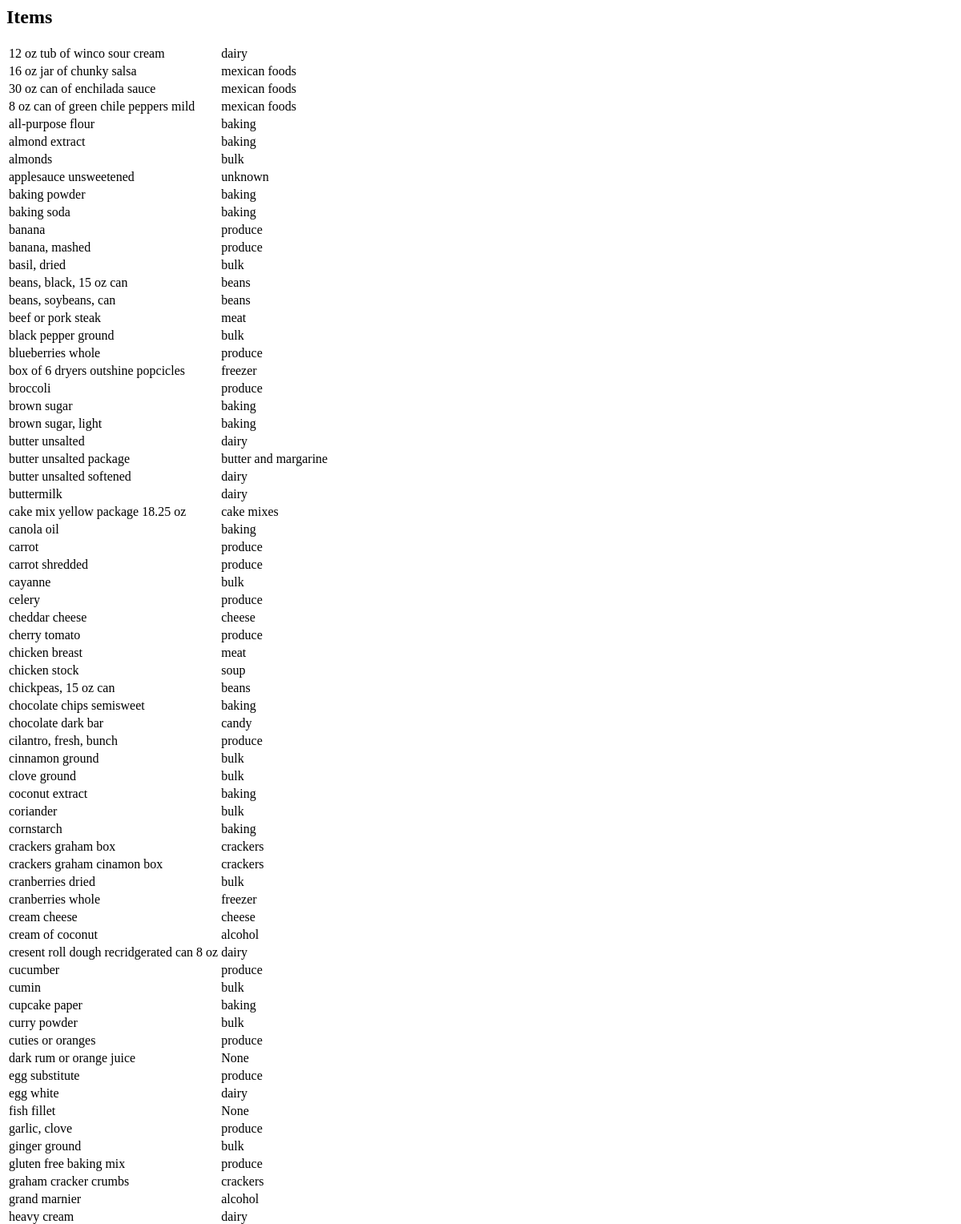
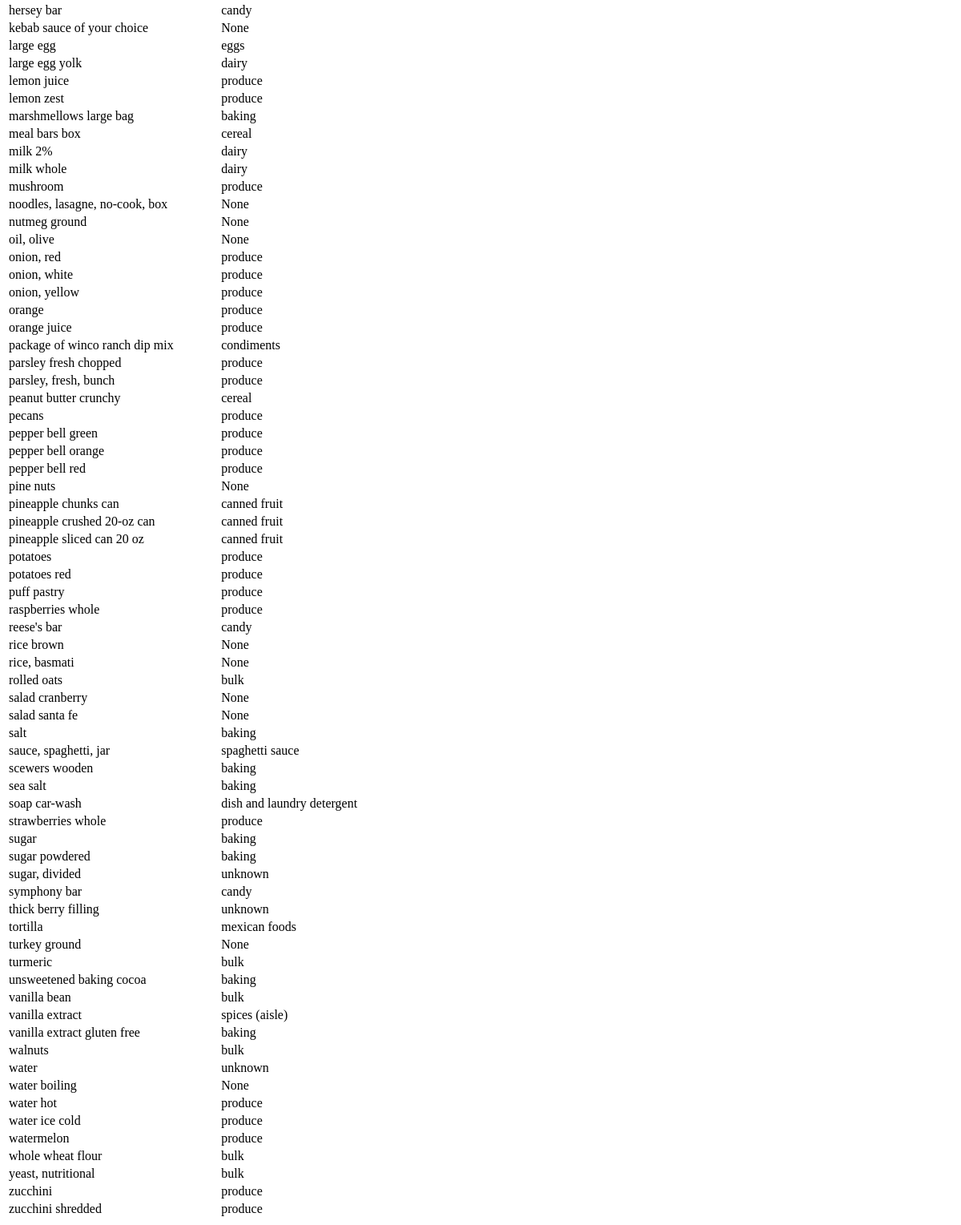
The page /kitchen/item/ on the database as committed earlier (2 pictures, top to bottom).
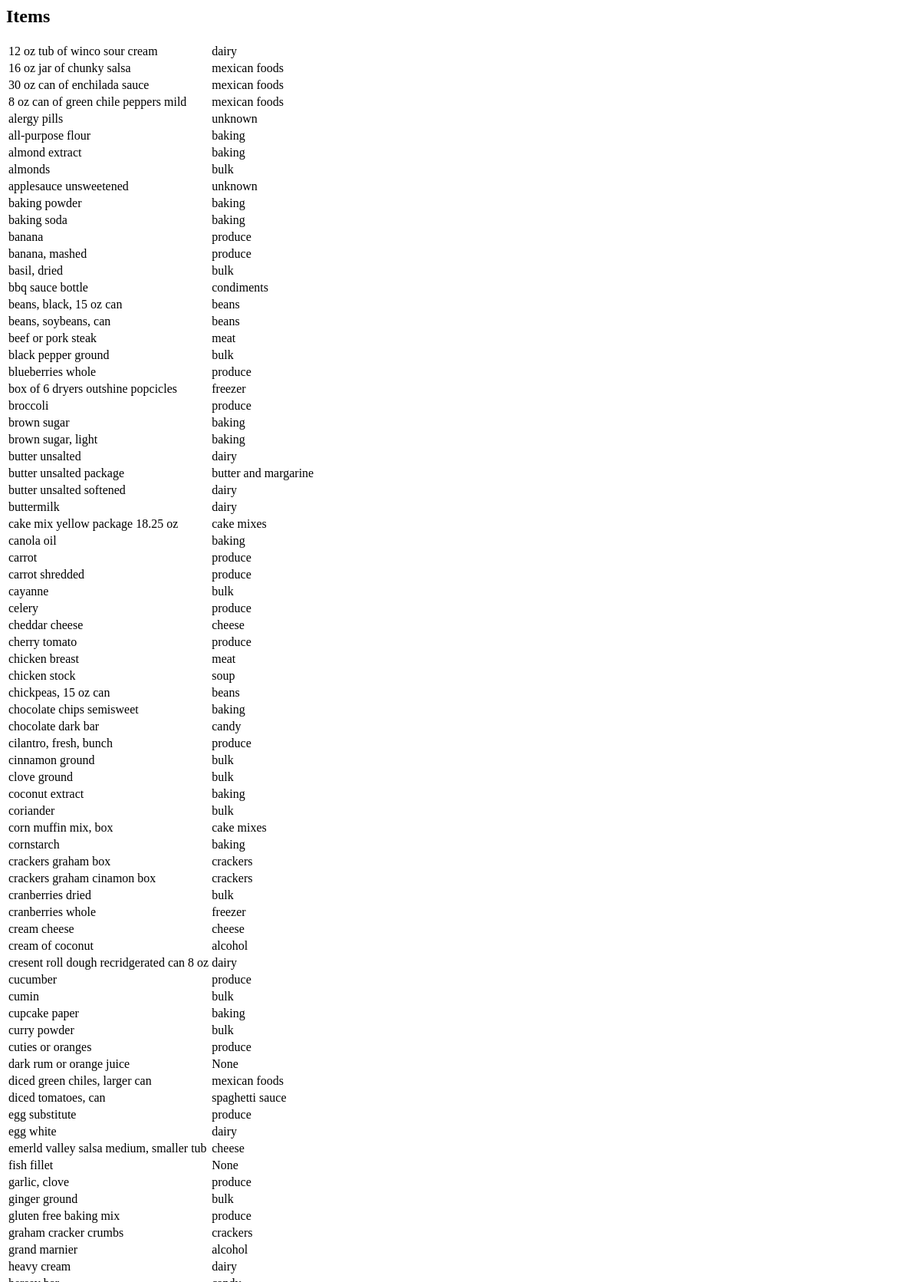
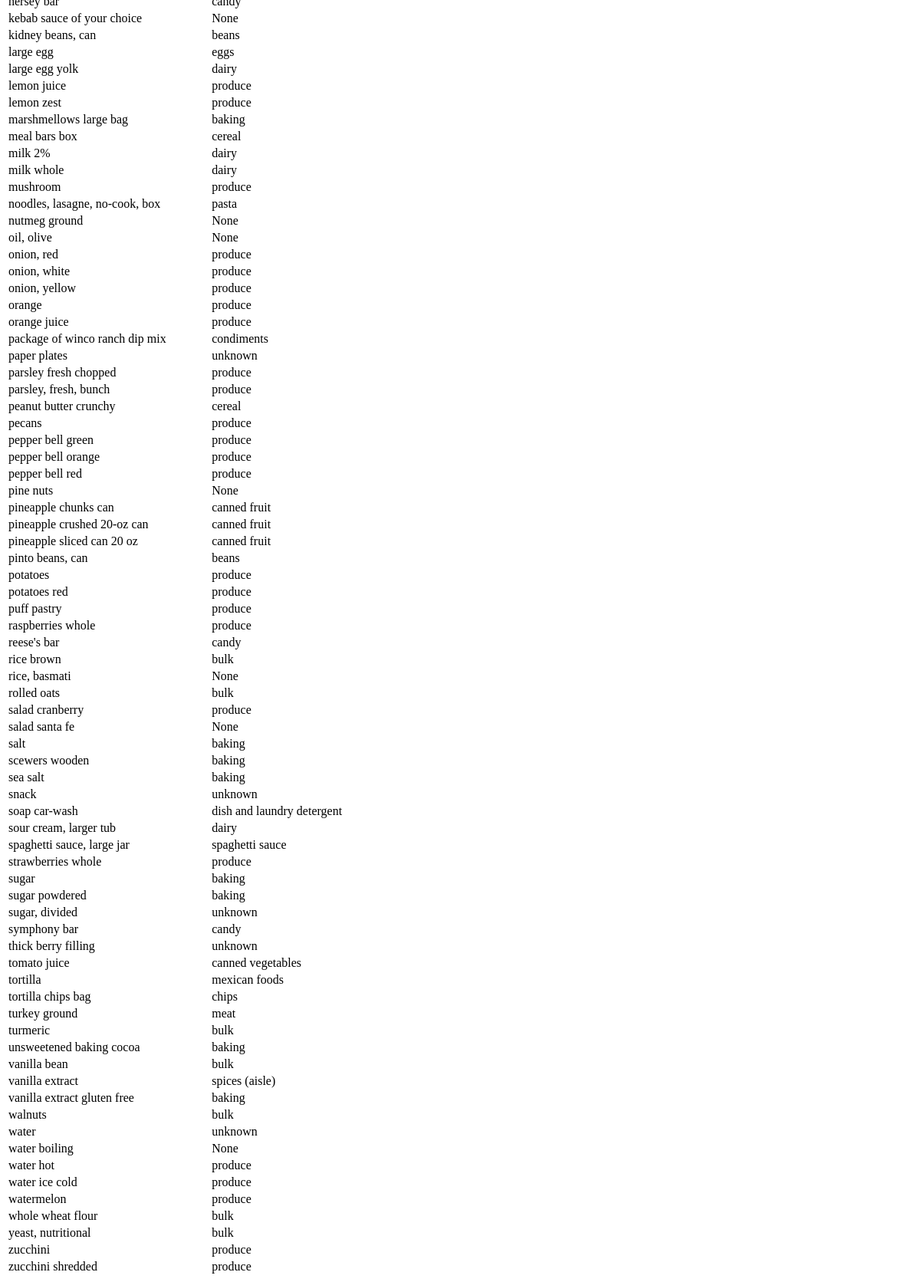
The same page on the database as committed later (2 pictures, top to bottom).
### kitchen/models.py (models this page shows, shortened)
class Item(models.Model):
    name = models.CharField(max_length=256)
    unit = models.ForeignKey(Unit, null=True)
    category = models.ForeignKey(Category, null=True)
    price  = models.FloatField(null=True)
    def get_category(self):
        c = self.category
        while True:
            lst_cr = CategoryRelation.objects.filter(child = c)
            if not lst_cr:
                return c
            else:
                c = lst_cr[0].parent
    class Meta:
        ordering = ('name',)

class Category(models.Model):
    name   = models.CharField(max_length=256)
    class Meta:
        ordering = ('name',)
    def __unicode__(self):
        return self.name

class CategoryRelation(models.Model):
    parent = models.ForeignKey(Category,related_name='+')
    child  = models.ForeignKey(Category,related_name='+')

### kitchen/views.py (the view)
# urls.py: url(r'item/$',                 views.ItemList.as_view()),
class ItemList(django.views.generic.ListView):
    def get_queryset(self):
        return Item.objects.all()

### kitchen/templates/kitchen/item_list.html (shortened to what this page needs)
{% block content %}
<h2>Items</h2>
<table>
{% for item in object_list %}
	<tr>
		<td>{{ item.name }}</td>
		<td>{{ item.get_category }}</td>
	</tr>
{% endfor %}
</table>
{% endblock %}

Rows that differ between the two databases and show on the page:
added Item: name "alergy pills", get_category "unknown"
added Item: name "bbq sauce bottle", get_category "condiments"
added Item: name "corn muffin mix, box", get_category "cake mixes"
added Item: name "diced green chiles, larger can", get_category "mexican foods"
added Item: name "diced tomatoes, can", get_category "spaghetti sauce"
added Item: name "emerld valley salsa medium, smaller tub", get_category "cheese"
added Item: name "kidney beans, can", get_category "beans"
changed Item "noodles, lasagne, no-cook, box": get_category "None" → "pasta"
added Item: name "paper plates", get_category "unknown"
added Item: name "pinto beans, can", get_category "beans"
changed Item "rice brown": get_category "None" → "bulk"
changed Item "salad cranberry": get_category "None" → "produce"
added Item: name "snack", get_category "unknown"
added Item: name "sour cream, larger tub", get_category "dairy"
changed Item: name "sauce, spaghetti, jar" → "spaghetti sauce, large jar"; moves down the list
added Item: name "tomato juice", get_category "canned vegetables"
added Item: name "tortilla chips bag", get_category "chips"
changed Item "turkey ground": get_category "None" → "meat"
